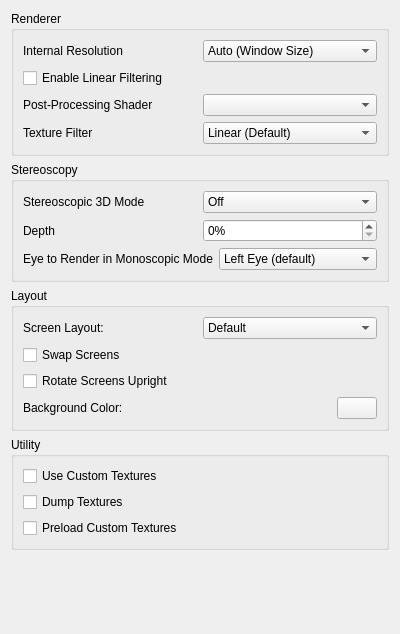
<?xml version="1.0" encoding="UTF-8"?>
<ui version="4.0">
 <class>ConfigureEnhancements</class>
 <widget class="QWidget" name="ConfigureEnhancements">
  <property name="geometry">
   <rect>
    <x>0</x>
    <y>0</y>
    <width>400</width>
    <height>634</height>
   </rect>
  </property>
  <property name="minimumSize">
   <size>
    <width>0</width>
    <height>0</height>
   </size>
  </property>
  <property name="windowTitle">
   <string>Form</string>
  </property>
  <layout class="QVBoxLayout" name="verticalLayout">
   <item>
    <widget class="QGroupBox" name="rendererBox">
     <property name="title">
      <string>Renderer</string>
     </property>
     <layout class="QVBoxLayout" name="verticalLayout_6">
      <item>
       <widget class="QWidget" name="widget_resolution" native="true">
        <layout class="QHBoxLayout" name="horizontalLayout">
         <property name="leftMargin">
          <number>0</number>
         </property>
         <property name="topMargin">
          <number>0</number>
         </property>
         <property name="rightMargin">
          <number>0</number>
         </property>
         <property name="bottomMargin">
          <number>0</number>
         </property>
         <item>
          <widget class="QLabel" name="resolution_label">
           <property name="text">
            <string>Internal Resolution</string>
           </property>
          </widget>
         </item>
         <item>
          <widget class="QComboBox" name="resolution_factor_combobox">
           <item>
            <property name="text">
             <string>Auto (Window Size)</string>
            </property>
           </item>
           <item>
            <property name="text">
             <string>Native (400x240)</string>
            </property>
           </item>
           <item>
            <property name="text">
             <string>2x Native (800x480)</string>
            </property>
           </item>
           <item>
            <property name="text">
             <string>3x Native (1200x720)</string>
            </property>
           </item>
           <item>
            <property name="text">
             <string>4x Native (1600x960)</string>
            </property>
           </item>
           <item>
            <property name="text">
             <string>5x Native (2000x1200)</string>
            </property>
           </item>
           <item>
            <property name="text">
             <string>6x Native (2400x1440)</string>
            </property>
           </item>
           <item>
            <property name="text">
             <string>7x Native (2800x1680)</string>
            </property>
           </item>
           <item>
            <property name="text">
             <string>8x Native (3200x1920)</string>
            </property>
           </item>
           <item>
            <property name="text">
             <string>9x Native (3600x2160)</string>
            </property>
           </item>
           <item>
            <property name="text">
             <string>10x Native (4000x2400)</string>
            </property>
           </item>
          </widget>
         </item>
        </layout>
       </widget>
      </item>
      <item>
       <widget class="QCheckBox" name="toggle_linear_filter">
        <property name="text">
         <string>Enable Linear Filtering</string>
        </property>
       </widget>
      </item>
      <item>
       <widget class="QWidget" name="widget_shader" native="true">
        <layout class="QHBoxLayout" name="horizontalLayout_11">
         <property name="leftMargin">
          <number>0</number>
         </property>
         <property name="topMargin">
          <number>0</number>
         </property>
         <property name="rightMargin">
          <number>0</number>
         </property>
         <property name="bottomMargin">
          <number>0</number>
         </property>
         <item>
          <widget class="QLabel" name="shader_label">
           <property name="text">
            <string>Post-Processing Shader</string>
           </property>
          </widget>
         </item>
         <item>
          <widget class="QComboBox" name="shader_combobox"/>
         </item>
        </layout>
       </widget>
      </item>
      <item>
       <widget class="QWidget" name="widget_texture_filter" native="true">
        <layout class="QHBoxLayout" name="horizontalLayout_3">
         <property name="leftMargin">
          <number>0</number>
         </property>
         <property name="topMargin">
          <number>0</number>
         </property>
         <property name="rightMargin">
          <number>0</number>
         </property>
         <property name="bottomMargin">
          <number>0</number>
         </property>
         <item>
          <widget class="QLabel" name="texture_filter_label">
           <property name="text">
            <string>Texture Filter</string>
           </property>
          </widget>
         </item>
         <item>
          <widget class="QComboBox" name="texture_filter_combobox">
           <item>
            <property name="text">
             <string>Linear (Default)</string>
            </property>
           </item>
           <item>
            <property name="text">
             <string>Anime4K Ultrafast</string>
            </property>
           </item>
           <item>
            <property name="text">
             <string>Bicubic</string>
            </property>
           </item>
           <item>
            <property name="text">
             <string>Nearest Neighbor</string>
            </property>
           </item>
           <item>
            <property name="text">
             <string>ScaleForce</string>
            </property>
           </item>
           <item>
            <property name="text">
             <string>xBRZ freescale</string>
            </property>
           </item>
          </widget>
         </item>
        </layout>
       </widget>
      </item>
     </layout>
    </widget>
   </item>
   <item>
    <widget class="QGroupBox" name="groupBox">
     <property name="title">
      <string>Stereoscopy</string>
     </property>
     <layout class="QVBoxLayout" name="verticalLayout_4">
      <item>
       <layout class="QHBoxLayout" name="horizontalLayout_5">
        <item>
         <widget class="QLabel" name="label_4">
          <property name="text">
           <string>Stereoscopic 3D Mode</string>
          </property>
         </widget>
        </item>
        <item>
         <widget class="QComboBox" name="render_3d_combobox">
          <item>
           <property name="text">
            <string>Off</string>
           </property>
          </item>
          <item>
           <property name="text">
            <string>Side by Side</string>
           </property>
          </item>
          <item>
           <property name="text">
            <string>Anaglyph</string>
           </property>
          </item>
          <item>
           <property name="text">
            <string>Interlaced</string>
           </property>
          </item>
          <item>
           <property name="text">
            <string>Reverse Interlaced</string>
           </property>
          </item>
         </widget>
        </item>
       </layout>
      </item>
      <item>
       <layout class="QHBoxLayout" name="horizontalLayout_7">
        <item>
         <widget class="QLabel" name="label_3">
          <property name="text">
           <string>Depth</string>
          </property>
         </widget>
        </item>
        <item>
         <widget class="QSpinBox" name="factor_3d">
          <property name="suffix">
           <string>%</string>
          </property>
          <property name="minimum">
           <number>0</number>
          </property>
          <property name="maximum">
           <number>100</number>
          </property>
          <property name="value">
           <number>0</number>
          </property>
         </widget>
        </item>
       </layout>
      </item>
      <item>
       <layout class="QHBoxLayout" name="horizontalLayout_9">
        <item>
         <widget class="QLabel" name="label_6">
          <property name="text">
           <string>Eye to Render in Monoscopic Mode</string>
          </property>
         </widget>
        </item>
        <item>
         <widget class="QComboBox" name="mono_rendering_eye">
          <item>
           <property name="text">
            <string>Left Eye (default)</string>
           </property>
          </item>
          <item>
           <property name="text">
            <string>Right Eye</string>
           </property>
          </item>
         </widget>
        </item>
       </layout>
      </item>
     </layout>
    </widget>
   </item>
   <item>
    <widget class="QGroupBox" name="layoutBox">
     <property name="title">
      <string>Layout</string>
     </property>
     <layout class="QVBoxLayout" name="verticalLayout_3">
      <item>
       <layout class="QHBoxLayout" name="horizontalLayout_4">
        <item>
         <widget class="QLabel" name="label1">
          <property name="text">
           <string>Screen Layout:</string>
          </property>
         </widget>
        </item>
        <item>
         <widget class="QComboBox" name="layout_combobox">
          <item>
           <property name="text">
            <string>Default</string>
           </property>
          </item>
          <item>
           <property name="text">
            <string>Single Screen</string>
           </property>
          </item>
          <item>
           <property name="text">
            <string>Large Screen</string>
           </property>
          </item>
          <item>
           <property name="text">
            <string>Side by Side</string>
           </property>
          </item>
          <item>
           <property name="text">
            <string>Separate Windows</string>
           </property>
          </item>
         </widget>
        </item>
       </layout>
      </item>
      <item>
       <widget class="QCheckBox" name="swap_screen">
        <property name="text">
         <string>Swap Screens</string>
        </property>
       </widget>
      </item>
      <item>
       <widget class="QCheckBox" name="upright_screen">
        <property name="text">
         <string>Rotate Screens Upright</string>
        </property>
       </widget>
      </item>
      <item>
       <layout class="QHBoxLayout" name="horizontalLayout_6">
        <item>
         <widget class="QLabel" name="bg_label">
          <property name="text">
           <string>Background Color:</string>
          </property>
         </widget>
        </item>
        <item>
         <widget class="QPushButton" name="bg_button">
          <property name="maximumSize">
           <size>
            <width>40</width>
            <height>16777215</height>
           </size>
          </property>
         </widget>
        </item>
       </layout>
      </item>
     </layout>
    </widget>
   </item>
   <item>
    <widget class="QGroupBox" name="utilityBox">
     <property name="title">
      <string>Utility</string>
     </property>
     <layout class="QVBoxLayout" name="verticalLayout_8">
      <item>
       <widget class="QCheckBox" name="toggle_custom_textures">
        <property name="toolTip">
         <string>&lt;html&gt;&lt;head/&gt;&lt;body&gt;&lt;p&gt;Replace textures with PNG files.&lt;/p&gt;&lt;p&gt;Textures are loaded from load/textures/[Title ID]/.&lt;/p&gt;&lt;/body&gt;&lt;/html&gt;</string>
        </property>
        <property name="text">
         <string>Use Custom Textures</string>
        </property>
       </widget>
      </item>
      <item>
       <widget class="QCheckBox" name="toggle_dump_textures">
        <property name="toolTip">
         <string>&lt;html&gt;&lt;head/&gt;&lt;body&gt;&lt;p&gt;Dump textures to PNG files.&lt;/p&gt;&lt;p&gt;Textures are dumped to dump/textures/[Title ID]/.&lt;/p&gt;&lt;/body&gt;&lt;/html&gt;</string>
        </property>
        <property name="text">
         <string>Dump Textures</string>
        </property>
       </widget>
      </item>
      <item>
       <widget class="QCheckBox" name="toggle_preload_textures">
        <property name="toolTip">
         <string>&lt;html&gt;&lt;head/&gt;&lt;body&gt;&lt;p&gt;Load all custom textures into memory on boot, instead of loading them when the game requires them.&lt;/p&gt;&lt;/body&gt;&lt;/html&gt;</string>
        </property>
        <property name="text">
         <string>Preload Custom Textures</string>
        </property>
       </widget>
      </item>
     </layout>
    </widget>
   </item>
   <item>
    <spacer name="verticalSpacer">
     <property name="orientation">
      <enum>Qt::Vertical</enum>
     </property>
     <property name="sizeHint" stdset="0">
      <size>
       <width>20</width>
       <height>165</height>
      </size>
     </property>
    </spacer>
   </item>
  </layout>
 </widget>
 <tabstops>
  <tabstop>resolution_factor_combobox</tabstop>
  <tabstop>toggle_linear_filter</tabstop>
  <tabstop>shader_combobox</tabstop>
  <tabstop>texture_filter_combobox</tabstop>
  <tabstop>render_3d_combobox</tabstop>
  <tabstop>factor_3d</tabstop>
  <tabstop>mono_rendering_eye</tabstop>
  <tabstop>layout_combobox</tabstop>
  <tabstop>swap_screen</tabstop>
  <tabstop>upright_screen</tabstop>
  <tabstop>bg_button</tabstop>
  <tabstop>toggle_custom_textures</tabstop>
  <tabstop>toggle_dump_textures</tabstop>
  <tabstop>toggle_preload_textures</tabstop>
 </tabstops>
 <resources/>
 <connections/>
</ui>
